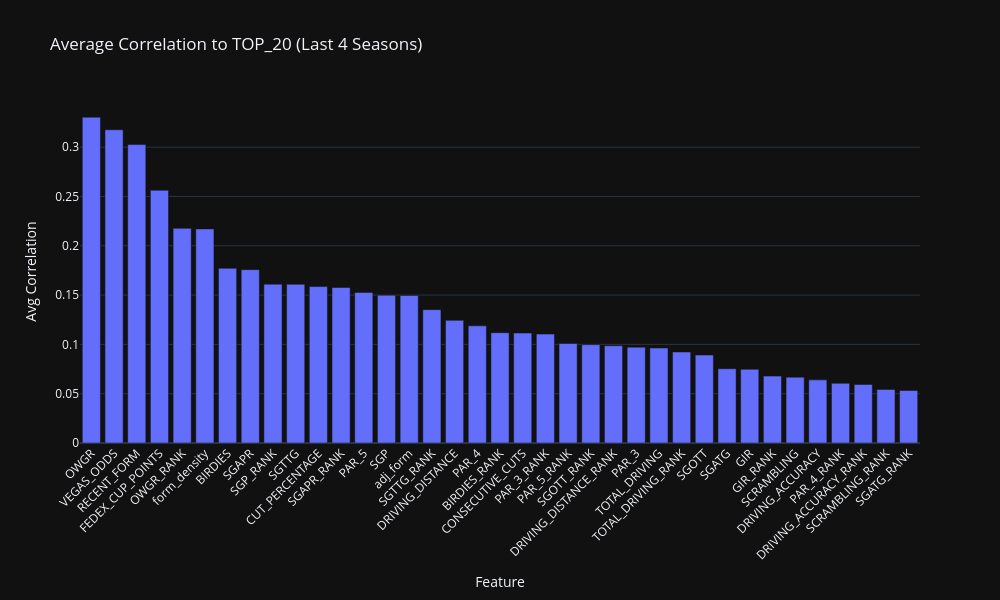

Source (notebook cell):
### Markdown cell above
**Average of Last 4 Years**

### Code cell
import pandas as pd
import numpy as np
import plotly.express as px

# === Rebuild correlation matrices for the 4 most recent seasons ===
cor = {}
recent_seasons = sorted(training_df["SEASON"].unique())[-4:]

for season in recent_seasons:
    df_season = training_df[training_df["SEASON"] == season].copy()
    numeric_cols = df_season.select_dtypes(include=["float64", "int64"])
    cor[int(season)] = numeric_cols.corr().abs()

# === Combine into one summary DataFrame ===
cor_df = pd.DataFrame()

for season in recent_seasons:
    df = cor[season].reset_index()
    if "TOP_20" not in df.columns:
        continue
    temp = df[["index", "TOP_20"]].copy()
    temp = temp.rename(columns={"TOP_20": str(season)})
    if cor_df.empty:
        cor_df = temp
    else:
        cor_df = cor_df.merge(temp, on="index", how="outer")

# Drop target and metadata rows
cor_df = cor_df[~cor_df["index"].isin(["TOP_20", "FINAL_POS", "SEASON"])]

# Compute average correlation across seasons
cor_df["AVERAGE"] = cor_df.drop(columns=["index"]).mean(axis=1)
cor_df = cor_df.sort_values(by="AVERAGE", ascending=False)

# === Plotly Bar Chart ===
fig = px.bar(
    cor_df,
    x="index",
    y="AVERAGE",
    title="Average Correlation to TOP_20 (Last 4 Seasons)",
    labels={"index": "Feature", "AVERAGE": "Avg Correlation"},
    template="plotly_dark"
)

fig.update_layout(
    xaxis_tickangle=-45,
    height=600,
    width=1000,
    showlegend=False
)

fig.show()

### Figure 1 — Plotly figure (JSON) as saved in the notebook; plotly's stock layout.template omitted (floating-point values rounded to 4 significant figures)
{"data": [{"hovertemplate": "Feature=%{x}<br>Avg Correlation=%{y}<extra></extra>", "legendgroup": "", "marker": {"color": "#636efa", "pattern": {"shape": ""}}, "name": "", "orientation": "v", "showlegend": false, "textposition": "auto", "type": "bar", "x": ["OWGR", "VEGAS_ODDS", "RECENT_FORM", "FEDEX_CUP_POINTS", "OWGR_RANK", "form_density", "BIRDIES", "SGAPR", "SGP_RANK", "SGTTG", "CUT_PERCENTAGE", "SGAPR_RANK", "PAR_5", "SGP", "adj_form", "SGTTG_RANK", "DRIVING_DISTANCE", "PAR_4", "BIRDIES_RANK", "CONSECUTIVE_CUTS", "PAR_3_RANK", "PAR_5_RANK", "SGOTT_RANK", "DRIVING_DISTANCE_RANK", "PAR_3", "TOTAL_DRIVING", "TOTAL_DRIVING_RANK", "SGOTT", "SGATG", "GIR", "GIR_RANK", "SCRAMBLING", "DRIVING_ACCURACY", "PAR_4_RANK", "DRIVING_ACCURACY_RANK", "SCRAMBLING_RANK", "SGATG_RANK"], "xaxis": "x", "y": [0.3304, 0.3176, 0.3026, 0.2563, 0.2177, 0.2171, 0.1772, 0.1758, 0.1611, 0.161, 0.1586, 0.1577, 0.1527, 0.1499, 0.1496, 0.1352, 0.1244, 0.1188, 0.1119, 0.1115, 0.1104, 0.1009, 0.09971, 0.09867, 0.0972, 0.09636, 0.09232, 0.08916, 0.0753, 0.07476, 0.06784, 0.06678, 0.06403, 0.06054, 0.05937, 0.05434, 0.05324], "yaxis": "y"}], "layout": {"barmode": "relative", "height": 600, "legend": {"tracegroupgap": 0}, "showlegend": false, "title": {"text": "Average Correlation to TOP_20 (Last 4 Seasons)"}, "width": 1000, "xaxis": {"anchor": "y", "domain": [0, 1], "tickangle": -45, "title": {"text": "Feature"}}, "yaxis": {"anchor": "x", "domain": [0, 1], "title": {"text": "Avg Correlation"}}}}
